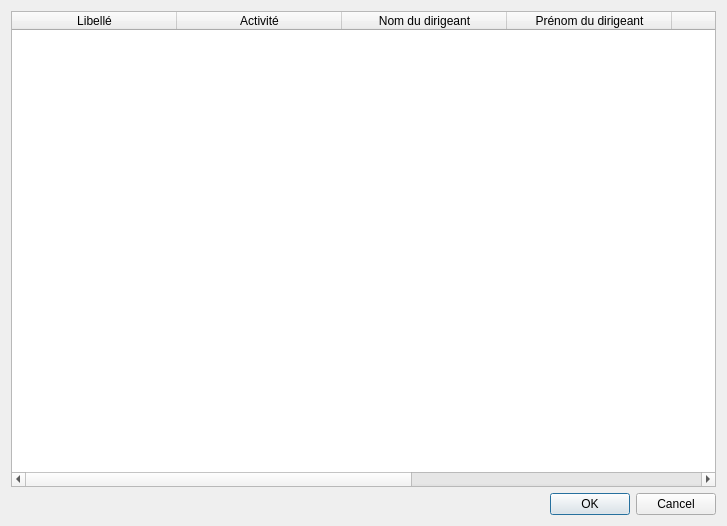
<?xml version="1.0" encoding="UTF-8"?>
<ui version="4.0">
 <class>DialogVuePointDeVente</class>
 <widget class="QDialog" name="DialogVuePointDeVente">
  <property name="geometry">
   <rect>
    <x>0</x>
    <y>0</y>
    <width>727</width>
    <height>526</height>
   </rect>
  </property>
  <property name="windowTitle">
   <string>Vue point de vente</string>
  </property>
  <layout class="QGridLayout" name="gridLayout">
   <item row="0" column="0">
    <widget class="QTableWidget" name="tableWidgetPointDeVente">
     <attribute name="horizontalHeaderDefaultSectionSize">
      <number>165</number>
     </attribute>
     <column>
      <property name="text">
       <string>Libellé</string>
      </property>
     </column>
     <column>
      <property name="text">
       <string>Activité</string>
      </property>
     </column>
     <column>
      <property name="text">
       <string>Nom du dirigeant</string>
      </property>
     </column>
     <column>
      <property name="text">
       <string>Prénom du dirigeant</string>
      </property>
     </column>
     <column>
      <property name="text">
       <string>Téléphone</string>
      </property>
     </column>
     <column>
      <property name="text">
       <string>Code Postal</string>
      </property>
     </column>
     <column>
      <property name="text">
       <string>Ville</string>
      </property>
     </column>
    </widget>
   </item>
   <item row="1" column="0">
    <widget class="QDialogButtonBox" name="buttonBox">
     <property name="orientation">
      <enum>Qt::Horizontal</enum>
     </property>
     <property name="standardButtons">
      <set>QDialogButtonBox::Cancel|QDialogButtonBox::Ok</set>
     </property>
    </widget>
   </item>
  </layout>
 </widget>
 <resources/>
 <connections>
  <connection>
   <sender>buttonBox</sender>
   <signal>accepted()</signal>
   <receiver>DialogVuePointDeVente</receiver>
   <slot>accept()</slot>
   <hints>
    <hint type="sourcelabel">
     <x>248</x>
     <y>254</y>
    </hint>
    <hint type="destinationlabel">
     <x>157</x>
     <y>274</y>
    </hint>
   </hints>
  </connection>
  <connection>
   <sender>buttonBox</sender>
   <signal>rejected()</signal>
   <receiver>DialogVuePointDeVente</receiver>
   <slot>reject()</slot>
   <hints>
    <hint type="sourcelabel">
     <x>316</x>
     <y>260</y>
    </hint>
    <hint type="destinationlabel">
     <x>286</x>
     <y>274</y>
    </hint>
   </hints>
  </connection>
 </connections>
</ui>
